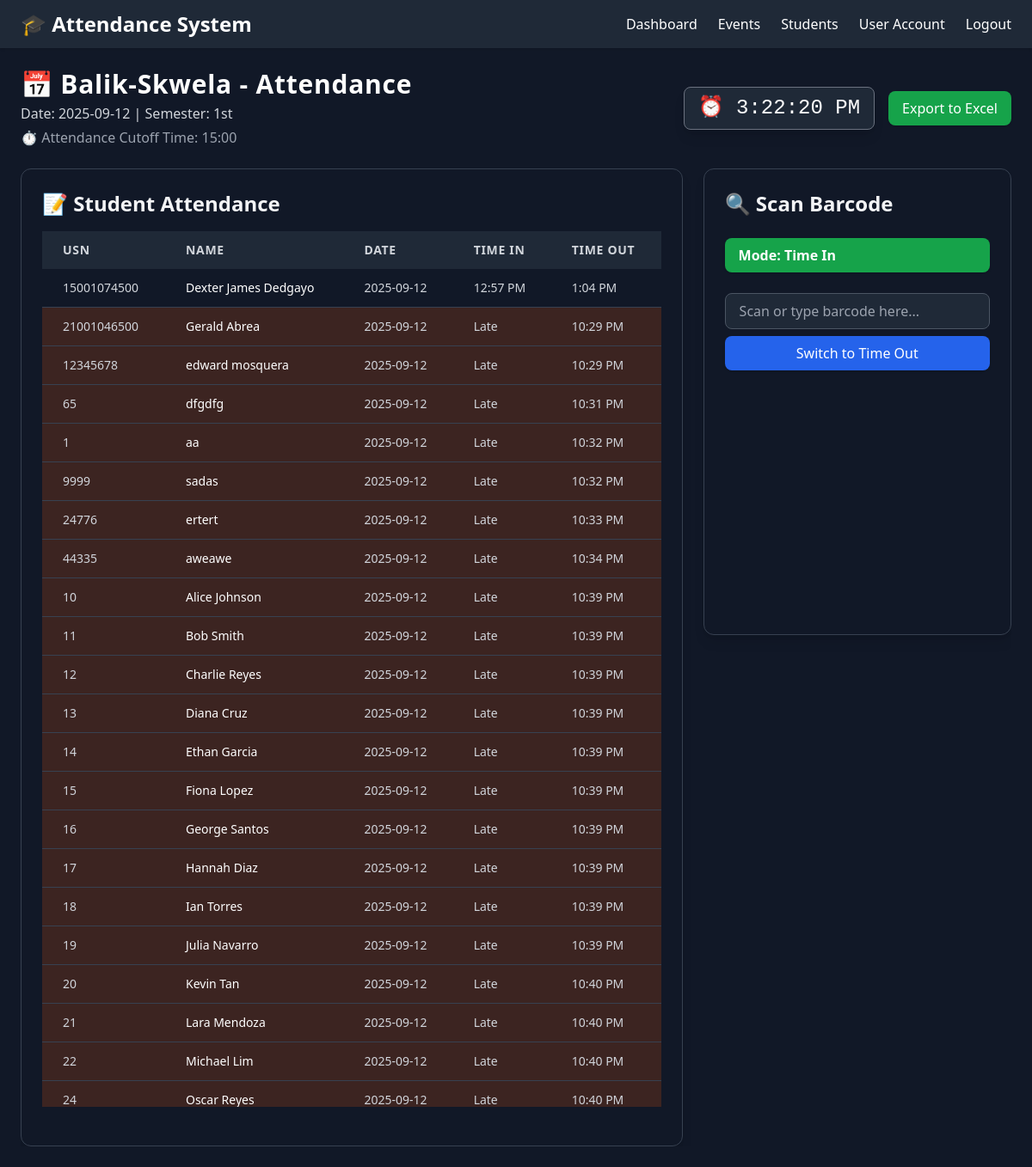
/attendance/18 (signed in), run on the app's committed database.
### tables this page shows
CREATE TABLE events (
    id INTEGER PRIMARY KEY AUTOINCREMENT,
    event_name TEXT NOT NULL,
    event_date TEXT NOT NULL,
    semester TEXT NOT NULL
, cutoff_time TEXT);

CREATE TABLE event_attendance (
    id INTEGER PRIMARY KEY AUTOINCREMENT,
    event_id INTEGER NOT NULL,
    usn TEXT NOT NULL,
    date TEXT NOT NULL,
    time_in TEXT,
    time_out TEXT,
    FOREIGN KEY (event_id) REFERENCES events (id) ON DELETE CASCADE,
    FOREIGN KEY (usn) REFERENCES student_info (usn) ON DELETE CASCADE
);

CREATE TABLE student_info (
    usn TEXT PRIMARY KEY,          -- Use TEXT to safely store long IDs like 22000745800
    name TEXT NOT NULL,
    course TEXT NOT NULL,
    contact TEXT
);

### app/routes/events.py (the view)
@bp.route("/attendance/<int:event_id>")
@login_required
def view_attendance(event_id):
    conn = get_db_connection()
    cur = conn.cursor()
    cur.execute("SELECT * FROM events WHERE id=?", (event_id,))
    event = cur.fetchone()
    if not event:
        conn.close()
        flash("Event not found.", "error")
        return redirect(url_for("event.event"))
    event = dict(event)
    cur.execute("""
        SELECT ea.*, si.name
        FROM event_attendance ea
        LEFT JOIN student_info si ON ea.usn = si.usn
        WHERE ea.event_id=?
        ORDER BY ea.date ASC
    """, (event_id,))
    attendance = [dict(row) for row in cur.fetchall()]
    conn.close()
    return render_template(
        "event_attendance.html",
        event=event,
        attendance=attendance,
        event_id=event['id'],
        user_name=session.get("username", "Officer")
    )

### app/routes/events.py (called while the page is built)
def get_db_connection():
    conn = sqlite3.connect(DB_PATH)
    conn.row_factory = sqlite3.Row
    return conn

def login_required(func):
    from functools import wraps
    @wraps(func)
    def wrapper(*args, **kwargs):
        if "user_id" not in session:
            flash("⚠️ Please login first.", "warning")
            return redirect(url_for("auth.login"))
        return func(*args, **kwargs)
    return wrapper

### app/templates/event_attendance.html (shortened to what this page needs)
{% extends "base.html" %}
{% block content %}
<div class="p-6 flex flex-col gap-6 h-screen">
  <div class="flex flex-col md:flex-row md:justify-between md:items-center gap-4">
    <div>
      <h2 class="text-3xl font-bold text-white tracking-wide">📅 {{ event.event_name }} - Attendance</h2>
      <p class="text-gray-300 mt-1">Date: {{ event.event_date }} | Semester: {{ event.semester }}</p>
      {% if event.cutoff_time %}
      <p class="text-gray-400 mt-1">⏱ Attendance Cutoff Time: {{ event.cutoff_time }}</p>
      {% endif %}
    </div>
    <div class="flex gap-4 items-center">
      <div id="liveClockContainer"
           class="text-white font-mono text-2xl px-4 py-2 rounded-lg border border-gray-500 bg-gray-800 shadow-lg">
        ⏰ <span id="liveClock">--:--:--</span>
      </div>
     <a href="{{ url_for('event.export_excel', event_id=event.id) }}"
   class="bg-green-600 hover:bg-green-700 text-white px-4 py-2 rounded-lg shadow">
   Export to Excel
</a>
    </div>
  </div>
  <div class="flex flex-col lg:flex-row gap-6 flex-1 overflow-hidden">
    <div class="lg:flex-[0.7] bg-gray-900 border border-gray-700 rounded-xl shadow-lg p-6 flex flex-col overflow-hidden">
      <h3 class="text-2xl font-semibold text-gray-100 mb-4">📝 Student Attendance</h3>
      <div class="flex-1 overflow-y-auto max-h-[75vh]">
        <table class="min-w-full border-collapse text-sm">
          <thead class="bg-gray-800 text-gray-300 uppercase tracking-wider sticky top-0 z-10">
            <tr>
              <th class="px-6 py-3 text-left">USN</th>
              <th class="px-6 py-3 text-left">Name</th>
              <th class="px-6 py-3 text-left">Date</th>
              <th class="px-6 py-3 text-left">Time In</th>
              <th class="px-6 py-3 text-left">Time Out</th>
            </tr>
          </thead>
          <tbody id="attendanceTableBody">
            {% if attendance %}
            {% for record in attendance %}
            <tr class="border-b border-gray-700 hover:bg-gray-800 transition {% if record.time_in == 'Late' %}bg-orange-600 bg-opacity-20{% endif %}" data-usn="{{ record.usn }}">
              <td class="px-6 py-3 text-gray-300">{{ record.usn }}</td>
              <td class="px-6 py-3 text-white">{{ record.name }}</td>
              <td class="px-6 py-3 text-gray-300">{{ record.date }}</td>
              <td class="px-6 py-3 text-gray-300">{{ record.time_in or "-" }}</td>
              <td class="px-6 py-3 text-gray-300">{{ record.time_out or "-" }}</td>
            </tr>
            {% endfor %}
            {% else %}
            <tr>
              <td colspan="5" class="text-center text-gray-400 py-4">No attendance records yet.</td>
            </tr>
            {% endif %}
          </tbody>
        </table>
      </div>
    </div>
    <div class="lg:flex-[0.3] bg-gray-900 border border-gray-700 rounded-xl shadow-lg p-6 flex flex-col gap-4 max-h-[40vh]">
      <h3 class="text-2xl font-semibold text-gray-100 mb-2">🔍 Scan Barcode</h3>
      <span id="modeIndicator"
            class="px-4 py-2 rounded-lg text-white font-bold bg-green-600 shadow mb-2">
        Mode: Time In
      </span>
      <form id="attendanceForm" class="flex flex-col gap-2">
        <input type="text" id="barcodeInput" name="barcode"
               placeholder="Scan or type barcode here..."
               class="flex-1 px-4 py-2 rounded-lg bg-gray-800 text-white border border-gray-600 focus:outline-none focus:ring-2 focus:ring-blue-500"
               autofocus required>
        <button type="button" id="toggleModeBtn"
                class="bg-blue-600 hover:bg-blue-700 text-white px-4 py-2 rounded-lg shadow">
          Switch to Time Out
        </button>
      </form>
    </div>
  </div>
</div>
{% endblock %}

### app/templates/base.html (shortened to what this page needs)
<!DOCTYPE html>
<html lang="en">
<head>
  <script src="https://cdn.tailwindcss.com"></script>
</head>
<body class="bg-gray-900 text-white font-sans h-screen flex flex-col overflow-hidden">
  <nav class="bg-gray-800 px-6 py-3 flex justify-between items-center shadow">
    <h1 class="text-2xl font-bold">🎓 Attendance System</h1>
    <div class="flex items-center space-x-6">
      <a href="{{ url_for('dashboard.dashboard') }}" class="hover:text-green-400">Dashboard</a>
      <a href="{{ url_for('event.event') }}" class="hover:text-green-400">Events</a>
      {% if session.get('user_type') != 'officer' %}
        <a href="{{ url_for('stud_profiling.stud_list') }}" class="hover:text-green-400">Students</a>
        <a href="{{ url_for('auth.create_account') }}" class="hover:text-green-400">User Account</a>
      {% else %}
        <span class="text-gray-500 cursor-not-allowed">Students</span>
        <span class="text-gray-500 cursor-not-allowed">User Account</span>
      {% endif %}
      {% if session.get('user_id') %}
        <a href="{{ url_for('auth.logout') }}" class="hover:text-red-400">Logout</a>
      {% endif %}
    </div>
  </nav>
  <main class="flex-1 flex flex-col overflow-hidden">
    {% block content %}{% endblock %}
  </main>
</body>
</html>

### data on the page
events: event_name "Balik-Skwela", event_date "2025-09-12", semester "1st", cutoff_time "15:00"
event_attendance: usn "15001074500", name "Dexter James Dedgayo", date "2025-09-12", time_in "12:57 PM", time_out "1:04 PM"
event_attendance: usn "21001046500", name "Gerald Abrea", date "2025-09-12", time_in "Late", time_out "10:29 PM"
event_attendance: usn "12345678", name "edward mosquera", date "2025-09-12", time_in "Late", time_out "10:29 PM"
event_attendance: usn "65", name "dfgdfg", date "2025-09-12", time_in "Late", time_out "10:31 PM"
event_attendance: usn "1", name "aa", date "2025-09-12", time_in "Late", time_out "10:32 PM"
event_attendance: usn "9999", name "sadas", date "2025-09-12", time_in "Late", time_out "10:32 PM"
event_attendance: usn "24776", name "ertert", date "2025-09-12", time_in "Late", time_out "10:33 PM"
event_attendance: usn "44335", name "aweawe", date "2025-09-12", time_in "Late", time_out "10:34 PM"
event_attendance: usn "10", name "Alice Johnson", date "2025-09-12", time_in "Late", time_out "10:39 PM"
event_attendance: usn "11", name "Bob Smith", date "2025-09-12", time_in "Late", time_out "10:39 PM"
event_attendance: usn "12", name "Charlie Reyes", date "2025-09-12", time_in "Late", time_out "10:39 PM"
event_attendance: usn "13", name "Diana Cruz", date "2025-09-12", time_in "Late", time_out "10:39 PM"
event_attendance: usn "14", name "Ethan Garcia", date "2025-09-12", time_in "Late", time_out "10:39 PM"
event_attendance: usn "15", name "Fiona Lopez", date "2025-09-12", time_in "Late", time_out "10:39 PM"
event_attendance: usn "16", name "George Santos", date "2025-09-12", time_in "Late", time_out "10:39 PM"
event_attendance: usn "17", name "Hannah Diaz", date "2025-09-12", time_in "Late", time_out "10:39 PM"
event_attendance: usn "18", name "Ian Torres", date "2025-09-12", time_in "Late", time_out "10:39 PM"
event_attendance: usn "19", name "Julia Navarro", date "2025-09-12", time_in "Late", time_out "10:39 PM"
event_attendance: usn "20", name "Kevin Tan", date "2025-09-12", time_in "Late", time_out "10:40 PM"
event_attendance: usn "21", name "Lara Mendoza", date "2025-09-12", time_in "Late", time_out "10:40 PM"
event_attendance: usn "22", name "Michael Lim", date "2025-09-12", time_in "Late", time_out "10:40 PM"
event_attendance: usn "24", name "Oscar Reyes", date "2025-09-12", time_in "Late", time_out "10:40 PM"
